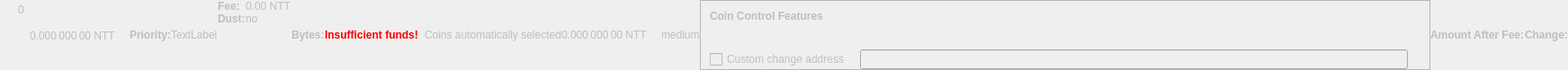
    <widget class="QWidget" name="dummyHideWidget" native="true">
     <property name="enabled">
      <bool>false</bool>
     </property>
     <property name="maximumSize">
      <size>
       <width>100</width>
       <height>22</height>
      </size>
     </property>
     <layout class="QHBoxLayout" name="dummyHideLayout">
      <property name="spacing">
       <number>0</number>
      </property>
      <property name="leftMargin">
       <number>0</number>
      </property>
      <property name="topMargin">
       <number>0</number>
      </property>
      <property name="rightMargin">
       <number>0</number>
      </property>
      <property name="bottomMargin">
       <number>0</number>
      </property>
      <item>
       <layout class="QFormLayout" name="formLayoutCoinControl1">
        <property name="horizontalSpacing">
         <number>10</number>
        </property>
        <property name="verticalSpacing">
         <number>14</number>
        </property>
        <property name="leftMargin">
         <number>10</number>
        </property>
        <property name="topMargin">
         <number>4</number>
        </property>
        <property name="rightMargin">
         <number>6</number>
        </property>
        <item row="0" column="1">
         <widget class="QLabel" name="labelCoinControlBytes">
          <property name="cursor">
           <cursorShape>IBeamCursor</cursorShape>
          </property>
          <property name="contextMenuPolicy">
           <enum>Qt::ActionsContextMenu</enum>
          </property>
          <property name="text">
           <string notr="true">0</string>
          </property>
          <property name="textInteractionFlags">
           <set>Qt::LinksAccessibleByMouse|Qt::TextSelectableByKeyboard|Qt::TextSelectableByMouse</set>
          </property>
         </widget>
        </item>
       </layout>
      </item>
      <item>
       <widget class="QLabel" name="labelCoinControlAfterFee">
        <property name="enabled">
         <bool>false</bool>
        </property>
        <property name="sizePolicy">
         <sizepolicy hsizetype="Fixed" vsizetype="Fixed">
          <horstretch>0</horstretch>
          <verstretch>0</verstretch>
         </sizepolicy>
        </property>
        <property name="minimumSize">
         <size>
          <width>111</width>
          <height>12</height>
         </size>
        </property>
        <property name="maximumSize">
         <size>
          <width>111</width>
          <height>12</height>
         </size>
        </property>
        <property name="cursor">
         <cursorShape>IBeamCursor</cursorShape>
        </property>
        <property name="contextMenuPolicy">
         <enum>Qt::ActionsContextMenu</enum>
        </property>
        <property name="text">
         <string notr="true">0.000 000 00 NTT</string>
        </property>
        <property name="textInteractionFlags">
         <set>Qt::LinksAccessibleByMouse|Qt::TextSelectableByKeyboard|Qt::TextSelectableByMouse</set>
        </property>
       </widget>
      </item>
      <item>
       <widget class="QLabel" name="labelCoinControlPriorityText">
        <property name="enabled">
         <bool>false</bool>
        </property>
        <property name="font">
         <font>
          <weight>75</weight>
          <bold>true</bold>
         </font>
        </property>
        <property name="text">
         <string>Priority:</string>
        </property>
       </widget>
      </item>
      <item>
       <layout class="QHBoxLayout" name="horizontalLayout">
        <item>
         <widget class="QLabel" name="WarningLabel">
          <property name="text">
           <string>TextLabel</string>
          </property>
         </widget>
        </item>
       </layout>
      </item>
      <item>
       <layout class="QFormLayout" name="formLayoutCoinControl3">
        <property name="horizontalSpacing">
         <number>0</number>
        </property>
        <property name="verticalSpacing">
         <number>0</number>
        </property>
        <property name="leftMargin">
         <number>0</number>
        </property>
        <property name="topMargin">
         <number>0</number>
        </property>
        <property name="rightMargin">
         <number>0</number>
        </property>
        <item row="0" column="0">
         <widget class="QLabel" name="labelCoinControlFeeText">
          <property name="enabled">
           <bool>false</bool>
          </property>
          <property name="font">
           <font>
            <weight>75</weight>
            <bold>true</bold>
           </font>
          </property>
          <property name="text">
           <string>Fee:</string>
          </property>
          <property name="margin">
           <number>0</number>
          </property>
         </widget>
        </item>
        <item row="0" column="1">
         <widget class="QLabel" name="labelCoinControlFee">
          <property name="enabled">
           <bool>false</bool>
          </property>
          <property name="cursor">
           <cursorShape>IBeamCursor</cursorShape>
          </property>
          <property name="contextMenuPolicy">
           <enum>Qt::ActionsContextMenu</enum>
          </property>
          <property name="text">
           <string notr="true">0.00 NTT</string>
          </property>
          <property name="textInteractionFlags">
           <set>Qt::LinksAccessibleByMouse|Qt::TextSelectableByKeyboard|Qt::TextSelectableByMouse</set>
          </property>
         </widget>
        </item>
        <item row="1" column="0">
         <widget class="QLabel" name="labelCoinControlLowOutputText">
          <property name="enabled">
           <bool>false</bool>
          </property>
          <property name="font">
           <font>
            <weight>75</weight>
            <bold>true</bold>
           </font>
          </property>
          <property name="text">
           <string>Dust:</string>
          </property>
         </widget>
        </item>
        <item row="1" column="1">
         <widget class="QLabel" name="labelCoinControlLowOutput">
          <property name="enabled">
           <bool>false</bool>
          </property>
          <property name="cursor">
           <cursorShape>IBeamCursor</cursorShape>
          </property>
          <property name="contextMenuPolicy">
           <enum>Qt::ActionsContextMenu</enum>
          </property>
          <property name="text">
           <string>no</string>
          </property>
          <property name="textInteractionFlags">
           <set>Qt::LinksAccessibleByMouse|Qt::TextSelectableByKeyboard|Qt::TextSelectableByMouse</set>
          </property>
         </widget>
        </item>
       </layout>
      </item>
      <item>
       <widget class="QLabel" name="labelCoinControlBytesText">
        <property name="enabled">
         <bool>false</bool>
        </property>
        <property name="font">
         <font>
          <weight>75</weight>
          <bold>true</bold>
         </font>
        </property>
        <property name="text">
         <string>Bytes:</string>
        </property>
       </widget>
      </item>
      <item>
       <layout class="QFormLayout" name="formLayoutCoinControl2">
        <property name="horizontalSpacing">
         <number>0</number>
        </property>
        <property name="verticalSpacing">
         <number>0</number>
        </property>
        <property name="leftMargin">
         <number>0</number>
        </property>
        <property name="topMargin">
         <number>0</number>
        </property>
        <property name="rightMargin">
         <number>0</number>
        </property>
       </layout>
      </item>
      <item>
       <layout class="QHBoxLayout" name="horizontalLayoutCoinControl2">
        <property name="spacing">
         <number>0</number>
        </property>
        <property name="bottomMargin">
         <number>0</number>
        </property>
       </layout>
      </item>
      <item>
       <widget class="QLabel" name="labelCoinControlInsuffFunds">
        <property name="enabled">
         <bool>false</bool>
        </property>
        <property name="minimumSize">
         <size>
          <width>0</width>
          <height>0</height>
         </size>
        </property>
        <property name="font">
         <font>
          <weight>75</weight>
          <bold>true</bold>
         </font>
        </property>
        <property name="styleSheet">
         <string notr="true">color:red;font-weight:bold;</string>
        </property>
        <property name="text">
         <string>Insufficient funds!</string>
        </property>
        <property name="margin">
         <number>5</number>
        </property>
       </widget>
      </item>
      <item>
       <layout class="QFormLayout" name="formLayoutCoinControl4">
        <property name="horizontalSpacing">
         <number>0</number>
        </property>
        <property name="verticalSpacing">
         <number>0</number>
        </property>
        <property name="leftMargin">
         <number>0</number>
        </property>
        <property name="topMargin">
         <number>0</number>
        </property>
        <property name="rightMargin">
         <number>0</number>
        </property>
       </layout>
      </item>
      <item>
       <widget class="QLabel" name="labelCoinControlChangeLabel">
        <property name="enabled">
         <bool>false</bool>
        </property>
        <property name="sizePolicy">
         <sizepolicy hsizetype="Preferred" vsizetype="Expanding">
          <horstretch>0</horstretch>
          <verstretch>0</verstretch>
         </sizepolicy>
        </property>
        <property name="minimumSize">
         <size>
          <width>0</width>
          <height>0</height>
         </size>
        </property>
        <property name="text">
         <string/>
        </property>
        <property name="margin">
         <number>3</number>
        </property>
       </widget>
      </item>
      <item>
       <widget class="QLabel" name="labelCoinControlAutomaticallySelected">
        <property name="enabled">
         <bool>false</bool>
        </property>
        <property name="sizePolicy">
         <sizepolicy hsizetype="Fixed" vsizetype="Fixed">
          <horstretch>0</horstretch>
          <verstretch>0</verstretch>
         </sizepolicy>
        </property>
        <property name="minimumSize">
         <size>
          <width>0</width>
          <height>0</height>
         </size>
        </property>
        <property name="maximumSize">
         <size>
          <width>240</width>
          <height>16777215</height>
         </size>
        </property>
        <property name="text">
         <string>Coins automatically selected</string>
        </property>
        <property name="margin">
         <number>5</number>
        </property>
       </widget>
      </item>
      <item>
       <widget class="QLabel" name="labelCoinControlChange">
        <property name="enabled">
         <bool>false</bool>
        </property>
        <property name="sizePolicy">
         <sizepolicy hsizetype="Fixed" vsizetype="Fixed">
          <horstretch>0</horstretch>
          <verstretch>0</verstretch>
         </sizepolicy>
        </property>
        <property name="minimumSize">
         <size>
          <width>111</width>
          <height>0</height>
         </size>
        </property>
        <property name="maximumSize">
         <size>
          <width>111</width>
          <height>16777215</height>
         </size>
        </property>
        <property name="cursor">
         <cursorShape>IBeamCursor</cursorShape>
        </property>
        <property name="contextMenuPolicy">
         <enum>Qt::ActionsContextMenu</enum>
        </property>
        <property name="text">
         <string notr="true">0.000 000 00 NTT</string>
        </property>
        <property name="textInteractionFlags">
         <set>Qt::LinksAccessibleByMouse|Qt::TextSelectableByKeyboard|Qt::TextSelectableByMouse</set>
        </property>
       </widget>
      </item>
      <item>
       <widget class="QLabel" name="labelCoinControlPriority">
        <property name="enabled">
         <bool>false</bool>
        </property>
        <property name="cursor">
         <cursorShape>IBeamCursor</cursorShape>
        </property>
        <property name="contextMenuPolicy">
         <enum>Qt::ActionsContextMenu</enum>
        </property>
        <property name="text">
         <string>medium</string>
        </property>
        <property name="textInteractionFlags">
         <set>Qt::LinksAccessibleByMouse|Qt::TextSelectableByKeyboard|Qt::TextSelectableByMouse</set>
        </property>
       </widget>
      </item>
      <item>
       <widget class="QFrame" name="frameCoinControl">
        <property name="sizePolicy">
         <sizepolicy hsizetype="Expanding" vsizetype="Expanding">
          <horstretch>0</horstretch>
          <verstretch>0</verstretch>
         </sizepolicy>
        </property>
        <property name="maximumSize">
         <size>
          <width>16777215</width>
          <height>16777215</height>
         </size>
        </property>
        <property name="frameShape">
         <enum>QFrame::StyledPanel</enum>
        </property>
        <property name="frameShadow">
         <enum>QFrame::Sunken</enum>
        </property>
        <layout class="QVBoxLayout" name="verticalLayoutCoinControl2_2">
         <property name="spacing">
          <number>0</number>
         </property>
         <property name="leftMargin">
          <number>0</number>
         </property>
         <property name="topMargin">
          <number>0</number>
         </property>
         <property name="rightMargin">
          <number>0</number>
         </property>
         <property name="bottomMargin">
          <number>0</number>
         </property>
         <item>
          <layout class="QVBoxLayout" name="verticalLayoutCoinControl" stretch="0,0,0,1">
           <property name="spacing">
            <number>0</number>
           </property>
           <property name="leftMargin">
            <number>10</number>
           </property>
           <property name="topMargin">
            <number>10</number>
           </property>
           <item>
            <layout class="QHBoxLayout" name="horizontalLayoutCoinControl1">
             <property name="bottomMargin">
              <number>15</number>
             </property>
             <item>
              <widget class="QLabel" name="labelCoinControlFeatures">
               <property name="enabled">
                <bool>false</bool>
               </property>
               <property name="sizePolicy">
                <sizepolicy hsizetype="Preferred" vsizetype="Maximum">
                 <horstretch>0</horstretch>
                 <verstretch>0</verstretch>
                </sizepolicy>
               </property>
               <property name="font">
                <font>
                 <weight>75</weight>
                 <bold>true</bold>
                </font>
               </property>
               <property name="styleSheet">
                <string notr="true">font-weight:bold;</string>
               </property>
               <property name="text">
                <string>Coin Control Features</string>
               </property>
              </widget>
             </item>
            </layout>
           </item>
           <item>
            <widget class="QWidget" name="widgetCoinControl" native="true">
             <property name="sizePolicy">
              <sizepolicy hsizetype="Preferred" vsizetype="Preferred">
               <horstretch>0</horstretch>
               <verstretch>0</verstretch>
              </sizepolicy>
             </property>
             <property name="minimumSize">
              <size>
               <width>0</width>
               <height>0</height>
              </size>
             </property>
             <property name="styleSheet">
              <string notr="true"/>
             </property>
             <layout class="QHBoxLayout" name="horizontalLayoutCoinControl5_2">
              <property name="leftMargin">
               <number>0</number>
              </property>
              <property name="topMargin">
               <number>0</number>
              </property>
              <property name="rightMargin">
               <number>0</number>
              </property>
              <property name="bottomMargin">
               <number>0</number>
              </property>
              <item>
               <layout class="QHBoxLayout" name="horizontalLayoutCoinControl3">
                <property name="spacing">
                 <number>20</number>
                </property>
                <property name="topMargin">
                 <number>0</number>
                </property>
                <property name="bottomMargin">
                 <number>10</number>
                </property>
               </layout>
              </item>
             </layout>
            </widget>
           </item>
           <item>
            <layout class="QHBoxLayout" name="horizontalLayoutCoinControl4" stretch="0,0,0">
             <property name="spacing">
              <number>12</number>
             </property>
             <property name="sizeConstraint">
              <enum>QLayout::SetDefaultConstraint</enum>
             </property>
             <property name="topMargin">
              <number>5</number>
             </property>
             <property name="rightMargin">
              <number>5</number>
             </property>
             <item>
              <widget class="QCheckBox" name="checkBoxCoinControlChange">
               <property name="enabled">
                <bool>false</bool>
               </property>
               <property name="toolTip">
                <string>If this is activated, but the change address is empty or invalid, change will be sent to a newly generated address.</string>
               </property>
               <property name="text">
                <string>Custom change address</string>
               </property>
              </widget>
             </item>
             <item>
              <widget class="QValidatedLineEdit" name="lineEditCoinControlChange">
               <property name="enabled">
                <bool>false</bool>
               </property>
               <property name="sizePolicy">
                <sizepolicy hsizetype="Expanding" vsizetype="Fixed">
                 <horstretch>0</horstretch>
                 <verstretch>0</verstretch>
                </sizepolicy>
               </property>
              </widget>
             </item>
             <item>
              <widget class="QLabel" name="labelCoinControlChangeLabel_2">
               <property name="sizePolicy">
                <sizepolicy hsizetype="Preferred" vsizetype="Expanding">
                 <horstretch>0</horstretch>
                 <verstretch>0</verstretch>
                </sizepolicy>
               </property>
               <property name="minimumSize">
                <size>
                 <width>0</width>
                 <height>0</height>
                </size>
               </property>
               <property name="text">
                <string/>
               </property>
               <property name="margin">
                <number>3</number>
               </property>
              </widget>
             </item>
            </layout>
           </item>
           <item>
            <spacer name="verticalSpacerCoinControl">
             <property name="orientation">
              <enum>Qt::Vertical</enum>
             </property>
             <property name="sizeHint" stdset="0">
              <size>
               <width>800</width>
               <height>1</height>
              </size>
             </property>
            </spacer>
           </item>
          </layout>
         </item>
        </layout>
       </widget>
      </item>
      <item>
       <widget class="QLabel" name="labelCoinControlAfterFeeText">
        <property name="enabled">
         <bool>false</bool>
        </property>
        <property name="minimumSize">
         <size>
          <width>0</width>
          <height>0</height>
         </size>
        </property>
        <property name="maximumSize">
         <size>
          <width>16777215</width>
          <height>16777215</height>
         </size>
        </property>
        <property name="font">
         <font>
          <weight>75</weight>
          <bold>true</bold>
         </font>
        </property>
        <property name="text">
         <string>Amount After Fee:</string>
        </property>
        <property name="alignment">
         <set>Qt::AlignLeading|Qt::AlignLeft|Qt::AlignVCenter</set>
        </property>
        <property name="margin">
         <number>0</number>
        </property>
       </widget>
      </item>
      <item>
       <widget class="QLabel" name="labelCoinControlChangeText">
        <property name="enabled">
         <bool>false</bool>
        </property>
        <property name="sizePolicy">
         <sizepolicy hsizetype="Preferred" vsizetype="Preferred">
          <horstretch>0</horstretch>
          <verstretch>0</verstretch>
         </sizepolicy>
        </property>
        <property name="minimumSize">
         <size>
          <width>0</width>
          <height>0</height>
         </size>
        </property>
        <property name="maximumSize">
         <size>
          <width>16777215</width>
          <height>16777215</height>
         </size>
        </property>
        <property name="font">
         <font>
          <weight>75</weight>
          <bold>true</bold>
         </font>
        </property>
        <property name="text">
         <string>Change:</string>
        </property>
        <property name="alignment">
         <set>Qt::AlignLeading|Qt::AlignLeft|Qt::AlignVCenter</set>
        </property>
       </widget>
      </item>
     </layout>
    </widget>
